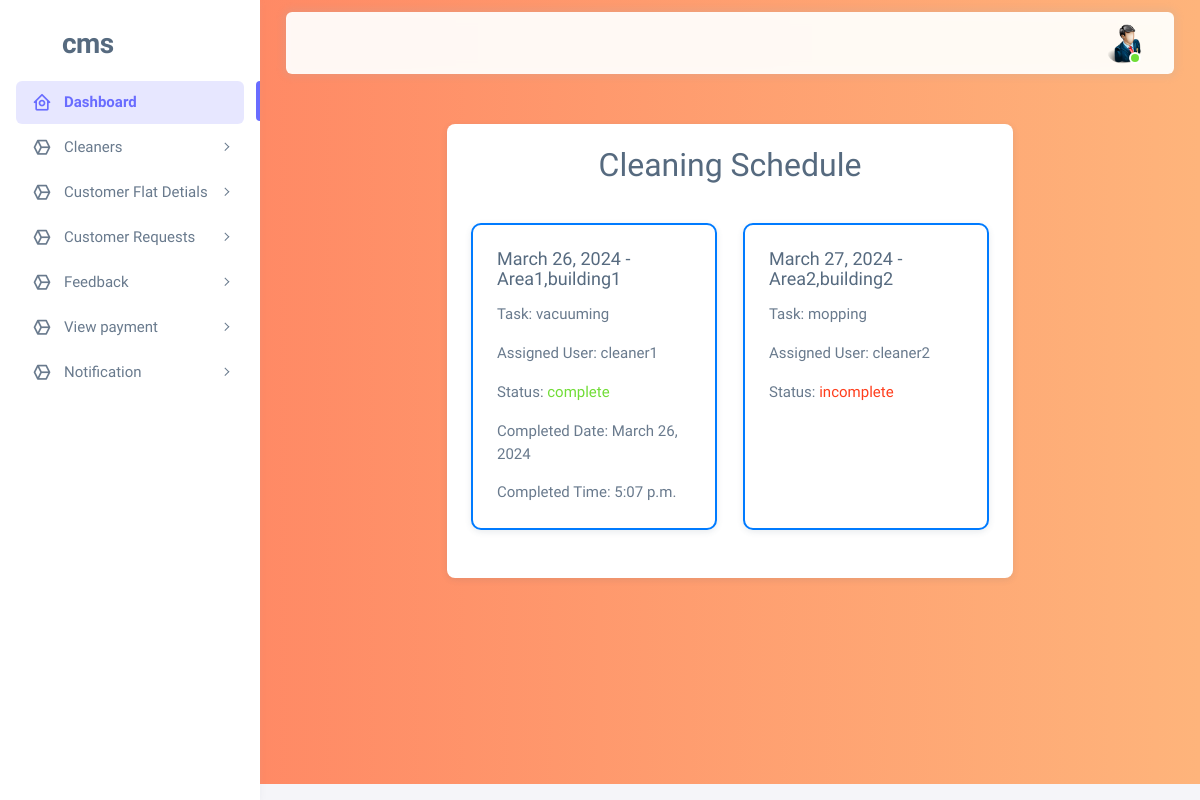
The page /schedule_list/ on the database as committed earlier.
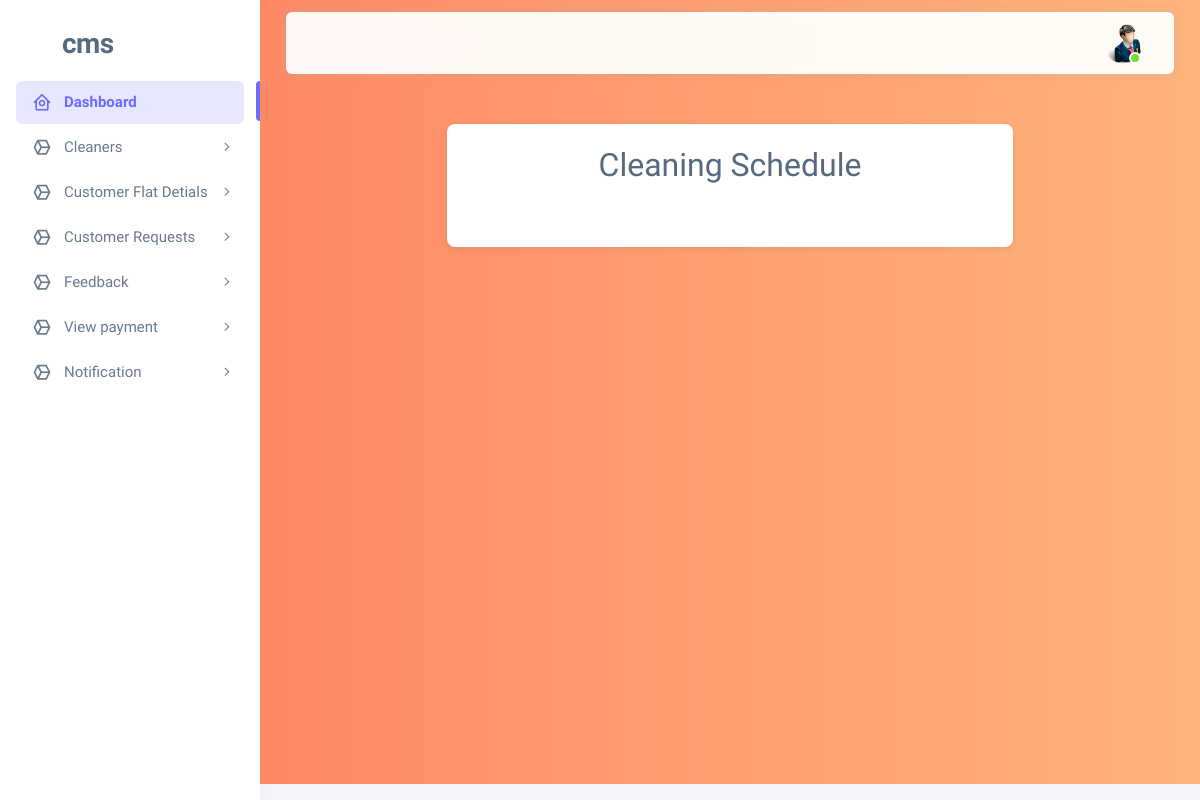
The same page on the database as committed later.
### cleaning_app/models.py (models this page shows, shortened)
class CleaningSchedule(models.Model):
    Task_CHOICES = [
        ('vacuuming', 'Vacuuming'),
        ('mopping', 'Mopping'),
        ('dusting', 'Dusting'),
        ('sanitizing', 'Sanitizing'),
    ]
    STATUS_CHOICES = [
        ('incomplete', 'Incomplete'),
        ('complete', 'Complete'),
    ]
    scheduled_date = models.DateField(null=True, blank=True)
    area_building = models.CharField(max_length=255, null=True, blank=True)
    task = models.CharField(max_length=20, choices=Task_CHOICES, null=True, blank=True)
    assigned_user = models.ForeignKey(User, limit_choices_to={'role': 3}, on_delete=models.CASCADE, null=True, blank=True)
    status = models.CharField(max_length=20, choices=STATUS_CHOICES, default='incomplete')
    completed_date = models.DateField(null=True, blank=True)
    completed_time = models.TimeField(null=True, blank=True)

class User(AbstractBaseUser, PermissionsMixin):
    name = models.CharField(max_length=50, blank=True, null=True)
    username = models.CharField(max_length=50, unique=True, null=True)
    email = models.EmailField(max_length=100, null=True)
    role = models.IntegerField(choices=SELECTROLE)
    uid = models.CharField(max_length=500, unique=True, null=True)
    is_admin = models.BooleanField(default=False)
    is_active = models.BooleanField(default=False)
    is_registered = models.BooleanField(default=False)
    date_joined = models.DateTimeField(auto_now_add=True)
    last_login = models.DateTimeField(auto_now_add=True)
    USERNAME_FIELD = 'username'
    REQUIRED_FIELDS=[]
    objects = UserManager()
    class Meta:
        db_table = "user"

### cleaning_app/views.py (the view)
# urls.py: path('schedule_list/',views.schedule_list, name='schedule_list'),
def schedule_list(request):
    schedules = CleaningSchedule.objects.all()
    return render(request, 'supervisor_app/schedule_list.html', {'schedules': schedules})

### cleaning_app/templates/supervisor_app/schedule_list.html
{% extends 'supervisor_app/index.html' %}
{% load crispy_forms_tags %}
{% block content %}
  <div class="container mt-4">
    <div class="row">
      <div class="col-md-8 offset-md-2">
        <div class="card">
          <div class="card-header">
            <h2 class="text-center"> Cleaning Schedule</h2>
          </div>
          <div class="card-body">
            <div class="row">
              {% for schedule in schedules %}
              <div class="col-md-6 mb-4">
                <div class="card h-100" style="border: 2px solid #007bff; border-radius: 10px;">
                  <div class="card-body">
                    <h5 class="card-title">{{ schedule.scheduled_date }} - {{ schedule.area_building }}</h5>
                    <p class="card-text">Task: {{ schedule.task }}</p>
                    <p class="card-text">Assigned User: {{ schedule.assigned_user.username }}</p>
                    <p class="card-text">Status:
                      <span class="{% if schedule.status == 'complete' %}text-success{% else %}text-danger{% endif %}">
                        {{ schedule.status }}
                      </span>
                    </p>
                    {% if schedule.status == 'complete' %}
                    <p class="card-text">Completed Date: {{ schedule.completed_date }}</p>
                    <p class="card-text">Completed Time: {{ schedule.completed_time }}</p>
                    {% endif %}
                  </div>
                </div>
              </div>
              {% endfor %}
            </div>
          </div>
        </div>
      </div>
    </div>
  </div>
{% endblock %}

Rows that differ between the two databases and show on the page:
removed CleaningSchedule: scheduled_date "March 26, 2024", area_building "Area1,building1", task "vacuuming", assigned_user.username "cleaner1", status "complete", completed_date "March 26, 2024", completed_time "5:07 p.m."
removed CleaningSchedule: scheduled_date "March 27, 2024", area_building "Area2,building2", task "mopping", assigned_user.username "cleaner2", status "incomplete"
